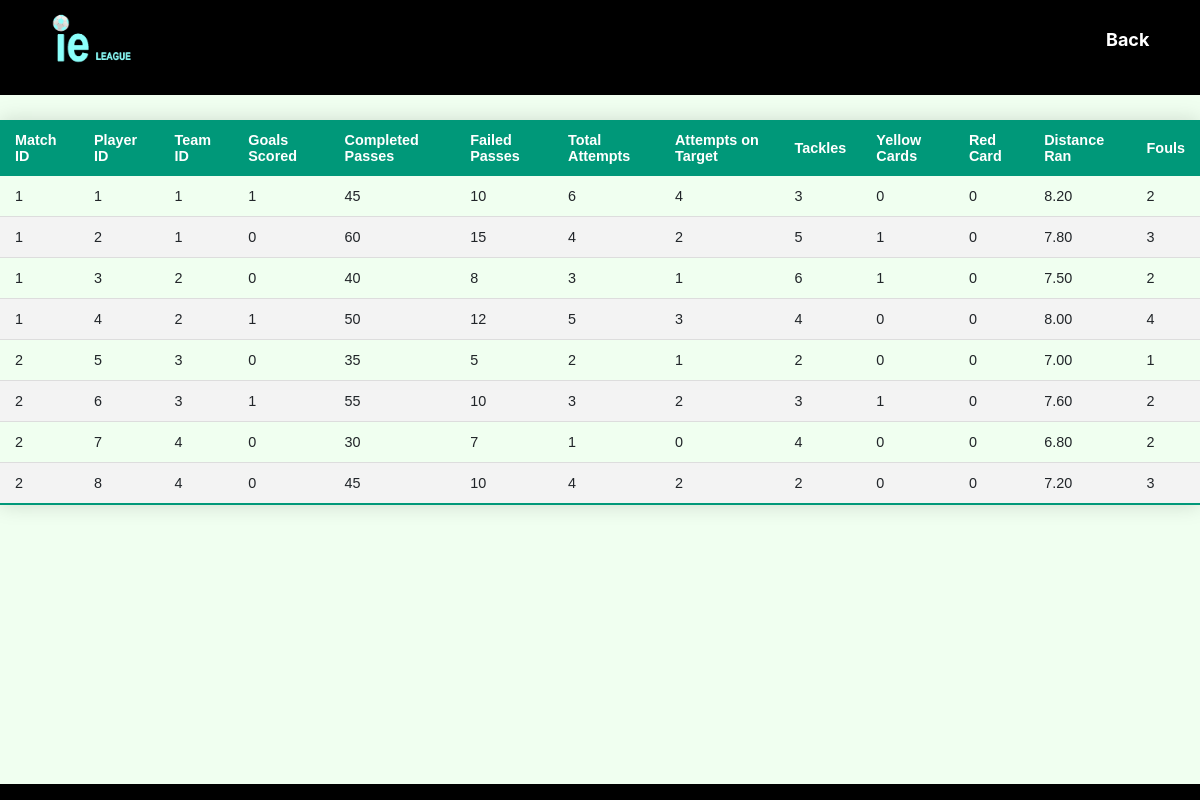
/Football_DB/active_player_user.php, run on the app's committed database.
### tables this page shows
CREATE TABLE active_player (
    match_id INT,
    player_id INT,
    team_id INT,
    goals_scored INT,
    com_passes INT,
    fail_passes INT,
    tot_attempts INT,
    attempts_on_targ INT,
    tackles INT,
    yellow_cards INT,
    red_card INT,
    distance_ran DECIMAL(10, 2),
    fouls INT,
    FOREIGN KEY (match_id) REFERENCES matches(match_id) ON DELETE CASCADE,
    FOREIGN KEY (player_id) REFERENCES players(player_id) ON DELETE CASCADE,
    FOREIGN KEY (team_id) REFERENCES team(team_id) ON DELETE CASCADE,
    PRIMARY KEY (match_id, player_id)
);

### Football_DB/active_player_user.php (the view, shortened to what this page needs)
<html>
<head>
<link rel="stylesheet" href="https://stackpath.bootstrapcdn.com/bootstrap/4.4.1/css/bootstrap.min.css">
</head>
<body style="background: honeydew;">
    <nav class="navbar background">
        <ul class="nav-list">
            <div class="logo">
			<a href= "userhome.php">
                <img src= "logo.png" >
			</a>
            </div>
							<li><a href = "match_user.php" style="margin-left:900px">Back</a></li>
		</ul>
    </nav>
<table class="styled-table">
	<thead>
		<tr>
	<th>Match ID</th>
	<th>Player ID</th>
	<th>Team ID</th>
	<th>Goals Scored</th>
	<th>Completed Passes</th>
	<th>Failed Passes</th>
	<th>Total Attempts</th>
	<th>Attempts on Target</th>
	<th>Tackles</th>
	<th>Yellow Cards</th>
	<th>Red Card</th>
	<th>Distance Ran</th>
	<th>Fouls</th>
		</tr>
	</thead>
<?php
$db_host = "localhost";
$db_username = "root";
$db_password = "";
$db_database = "fmdb";
$db = mysqli_connect($db_host, $db_username, $db_password);
mysqli_select_db($db, $db_database);
if($_SERVER["REQUEST_METHOD"]=="POST"){
$activeplayer=$_POST["activeplayer"];
$sql = "SELECT * FROM active_player where match_id=".$activeplayer."";
}else{
$sql = "SELECT * FROM active_player";}
$result = mysqli_query($db, $sql);
while($row = $result->fetch_assoc()){
echo "<tr><td>" . $row["match_id"] . "</td><td>" . $row["player_id"] . "</td><td>" . $row["team_id"] . "</td><td>" . $row["goals_scored"] ."</td><td>". $row["com_passes"] . "</td><td>" . $row["fail_passes"] . "</td><td>" . $row["tot_attempts"] . "</td><td>". $row["attempts_on_targ"] . "</td><td>" . $row["tackles"] . "</td><td>" . $row["yellow_cards"] ."</td><td>" .$row["red_card"]."</td><td>". $row["distance_ran"] . "</td><td>" . $row["fouls"] ."</td></tr>" ;
}
?>
</table>
<nav class="footer background">
</nav>
</body>
</html>

### Football_DB/active_player_user.php (style rules this page uses)
* { margin: 0; padding: 0; }
.navbar { display: flex; align-items: center; justify-content: center; position: sticky; top: 0; cursor: pointer; }
.footer { display: flex; align-items: center; justify-content: center; cursor: pointer; position: fixed; left: 0; bottom: 0; width: 100%; background-color: black; color: white; text-align: center; }
.background { background: black; background-blend-mode: darken; background-size: cover; }
.nav-list { width: 100%; display: flex; align-items: center; }
.logo { display: flex; justify-content: left; align-items: left; }
.logo img { width: 150px; border-radius: 10px; }
.nav-list li { list-style: none; padding: 0px 40px }
.nav-list li a { font-size: 18px; font-weight: bold; text-decoration: none; color: white; }
.styled-table { border-collapse: collapse; margin: 25px 0; font-size: 0.9em; font-family: sans-serif; min-width: 400px; box-shadow: 0 0 20px rgba(0, 0, 0, 0.15); }
.styled-table thead tr { background-color: #009879; color: #ffffff; text-align: left; }
.styled-table th, .styled-table td { padding: 12px 15px; }
.styled-table tbody tr { border-bottom: 1px solid #dddddd; }
.styled-table tbody tr:nth-of-type(even) { background-color: #f3f3f3; }
.styled-table tbody tr:last-of-type { border-bottom: 2px solid #009879; }

### data on the page
active_player: match "1", player "1", team "1", goals_scored "1", com_passes "45", fail_passes "10", tot_attempts "6", attempts_on_targ "4", tackles "3", yellow_cards "0", red_card "0", distance_ran "8.20", fouls "2"
active_player: match "1", player "2", team "1", goals_scored "0", com_passes "60", fail_passes "15", tot_attempts "4", attempts_on_targ "2", tackles "5", yellow_cards "1", red_card "0", distance_ran "7.80", fouls "3"
active_player: match "1", player "3", team "2", goals_scored "0", com_passes "40", fail_passes "8", tot_attempts "3", attempts_on_targ "1", tackles "6", yellow_cards "1", red_card "0", distance_ran "7.50", fouls "2"
active_player: match "1", player "4", team "2", goals_scored "1", com_passes "50", fail_passes "12", tot_attempts "5", attempts_on_targ "3", tackles "4", yellow_cards "0", red_card "0", distance_ran "8.00", fouls "4"
active_player: match "2", player "5", team "3", goals_scored "0", com_passes "35", fail_passes "5", tot_attempts "2", attempts_on_targ "1", tackles "2", yellow_cards "0", red_card "0", distance_ran "7.00", fouls "1"
active_player: match "2", player "6", team "3", goals_scored "1", com_passes "55", fail_passes "10", tot_attempts "3", attempts_on_targ "2", tackles "3", yellow_cards "1", red_card "0", distance_ran "7.60", fouls "2"
active_player: match "2", player "7", team "4", goals_scored "0", com_passes "30", fail_passes "7", tot_attempts "1", attempts_on_targ "0", tackles "4", yellow_cards "0", red_card "0", distance_ran "6.80", fouls "2"
active_player: match "2", player "8", team "4", goals_scored "0", com_passes "45", fail_passes "10", tot_attempts "4", attempts_on_targ "2", tackles "2", yellow_cards "0", red_card "0", distance_ran "7.20", fouls "3"
